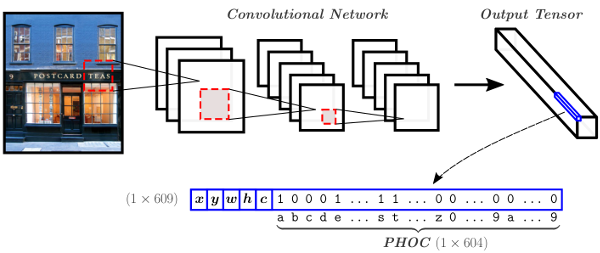
#> input picture singleshotstr.png, 600 x 253 px
$ python -i utils.py   (imports and definitions only)
#> lines starting #> are read from the running program, lines starting #| are printed output that depends on the picture
import cv2
import sys
import numpy as np

def import_cphoc():
    import ctypes
    lib_c = ctypes.CDLL('./cphoc/cphoc.so')
    lib_c.build_phoc.restype = ctypes.py_object
    lib_c.build_phoc.argtypes = [ctypes.c_char_p]
    return lib_c.build_phoc

def img_preprocess(im, shape=(608, 608, 3), letterbox=False):
#> called with im = 'singleshotstr.png', shape = (608, 608, 3), letterbox = False
    if type(im) is not np.ndarray:
        im = cv2.imread(im)
#> im is the input picture: shape (253, 600, 3); mean B, G, R 224.1, 219.6, 219.2

    if letterbox:
        top_border, bottom_border, left_border, right_border = (0,0,0,0)
        h,w,c = im.shape
        if w>h:
          letterbox = cv2.resize(im, (shape[1], int(float(h)*(float(shape[1])/w))))
          top_border    = int( float(shape[0] - int(float(h)*(float(shape[1])/w))) / 2. )
          bottom_border = top_border
          if top_border+bottom_border+int(float(h)*(float(shape[1])/w)) < shape[0]:
            bottom_border +=1
        else:
          letterbox = cv2.resize(im, (int(float(w)*(float(shape[0])/h)), shape[0]))
          left_border  = int( float(shape[1] - int(float(w)*(float(shape[0])/h))) / 2. )
          right_border = left_border
          if left_border+right_border+int(float(w)*(float(shape[0])/h)) < shape[1]:
            right_border +=1
        im = cv2.copyMakeBorder(letterbox, top_border, bottom_border, left_border, right_border, cv2.BORDER_CONSTANT, value=[127,127,127])
    else:
        im = cv2.resize(im, (shape[1], shape[0]))
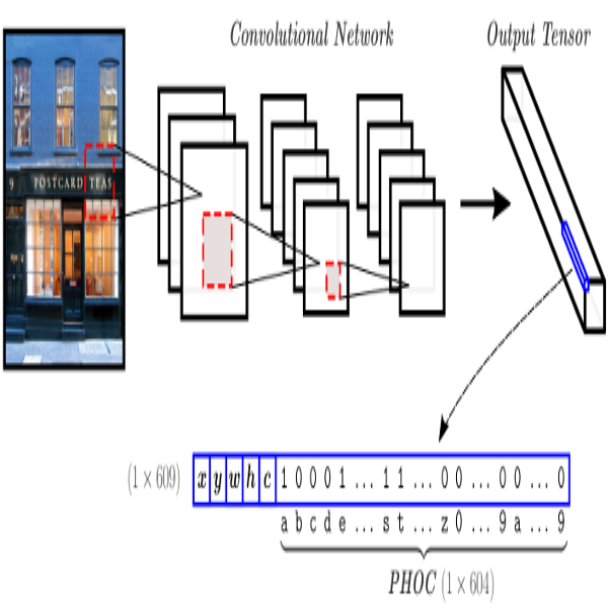
#> im: shape (608, 608, 3); mean B, G, R 224.1, 219.5, 219.2

    im = im / 255.
    im = im[:,:,::-1]

    return im

def expit(x):
    return 1. / (1. + np.exp(-x))


class tcolors:
    INFO    = '\033[94m'
    ERROR   = '\033[91m'
    OK      = '\033[92m'
    WARNING = '\033[93m'
    ENDC    = '\033[0m'

def print_info(msg):
    sys.stdout.write(tcolors.INFO+msg+tcolors.ENDC)
    sys.stdout.flush()

def print_err(msg):
    sys.stdout.write(tcolors.ERROR+msg+tcolors.ENDC)
    sys.stdout.flush()

def print_ok(msg):
    sys.stdout.write(tcolors.OK+msg+tcolors.ENDC)
    sys.stdout.flush()

def print_warn(msg):
    sys.stdout.write(tcolors.WARNING+msg+tcolors.ENDC)
    sys.stdout.flush()

def print_progress(progress, msg=''):
    sys.stdout.write('\r')
    sys.stdout.write(msg+" [%-20s] %d%%" % ('='*int(progress/5), progress))
    sys.stdout.flush()

>>> result = img_preprocess('singleshotstr.png')
